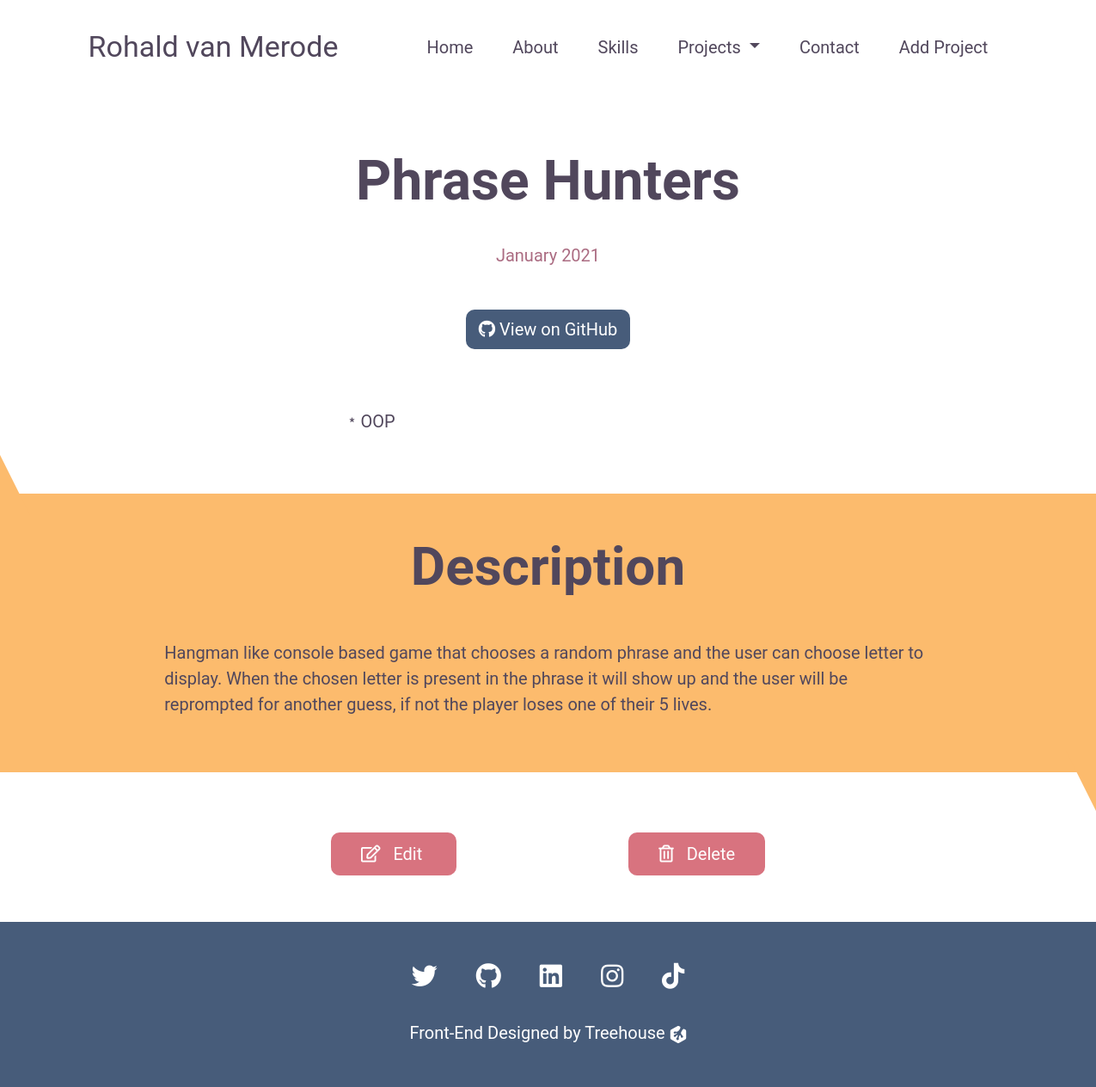
/projects/3, run on the app's committed database.
### models.py (models this page shows)
class Project(db.Model):
    id = db.Column(db.Integer, primary_key=True)
    title = db.Column('Title', db.String())
    completion_date = db.Column('Completion Date', db.DateTime)
    description = db.Column('Description', db.Text)
    skills = db.Column('Skills', db.String())
    github = db.Column('Github', db.String())
    screenshot = db.Column('Screenshot URL', db.String())

### app.py (the view)
@app.route('/projects/<id>')
def project(id):
    project = Project.query.get_or_404(id)
    date = project.completion_date.strftime('%B %Y')
    skills = project.skills.split(', ')
    return render_template('detail.html', project=project, date=date, skills=skills)

### templates/detail.html (shortened to what this page needs)
{% extends 'layout.html' %}
{% block content %}
    <section class="header">
        <h1>{{project.title}}</h1>
        <p>{{date}}</p>
        <a href="{{project.github}}" class="github-btn">
            <i class="fab fa-github"></i>
            View on GitHub
        </a>
        <ul class="project-skills">
            <div>
                {% for skill in skills %}
                <li>{{skill}}</li>
                {% endfor %}
            </div>
        </ul>
    </section>
    <section id="project-desc">
        <div id="triangle5"></div>
        <h2>Description</h2>
        <p>
            {{project.description}}
        </p>
        <div id="triangle6"></div>
    </section>
    <section id="edit-delete">
        <a href="{{ url_for('edit_project', id=project.id) }}">
            <i class="fas fa-edit"></i>
            Edit
        </a>
        <a href="{{ url_for('delete_project', id=project.id) }}">
            <i class="far fa-trash-alt"></i>
            Delete
        </a>
    </section>
    <section class="footer">
        <div class="socials">
            <a href="">
                <i class="fab fa-twitter"></i>
            </a>
            <a href="">
                <i class="fab fa-github"></i>
            </a>
            <a href="">
                <i class="fab fa-linkedin"></i>
            </a>
            <a href="">
                <i class="fab fa-instagram"></i>
            </a>
            <a href="">
                <i class="fab fa-tiktok"></i>
            </a>
        </div>
        <div class="treehouse">
            <p>
                Front-End Designed by
                <a href="https://teamtreehouse.com">
                    Treehouse
                </a>
            </p>
        </div>
    </section>
{% endblock %}

### static/styles.css (style rules this page uses)
:root { --primary-text: #51475c; --secondary-text: #ab6c82; --primary: #475c7a; --secondary: #fcbb6d; --accent: #d8737f; --white: #fff; }
* { font-family: 'Roboto', Arial, Helvetica, sans-serif; color: var(--primary-text); }
p, li, a { font-size: 20px; }
h2 { font-size: 30px; font-weight: bold; }
body { overflow-x: hidden; }
.header { margin-left: 5%; margin-right: 5%; margin-top: 5rem; text-align: center; }
.header h1 { font-size: 32px; font-weight: bold; }
.header p { font-size: 20px; color: var(--secondary-text); }
.header .github-btn { display: inline-block; margin-top: 2rem; margin-bottom: 4rem; }
.header .project-skills { list-style: none; text-align: left; margin: auto; line-height: 40px; max-width: 250px; margin-bottom: 4rem; }
.header .project-skills li { position: relative; }
.header .project-skills li::before { content: '\FE61'; position: absolute; left: -20px; }
.github-btn { border-radius: 10px; background-color: var(--primary); padding: 8px 15px; color: var(--white); text-decoration: none; }
.github-btn i { color: var(--white); }
.footer { background-color: var(--primary); text-align: center; padding-bottom: 2rem; }
.footer i, .footer p, .footer a { color: var(--white); text-decoration: none; }
.footer .socials { padding-top: 3rem; margin-bottom: 2rem; }
.footer .socials i { font-size: 30px; padding: 0 10px; }
.footer svg { height: 20px; width: 20px; }
#project-desc { background-color: var(--secondary); position: relative; text-align: center; padding-right: 5%; padding-left: 5%; }
#triangle5 { width: 0; height: 0; border-left: 50px solid transparent; border-right: 50px solid transparent; border-bottom: 100px solid var(--secondary); position: absolute; top: -75px; left: -65px; }
#project-desc h2 { padding-top: 3rem; margin-bottom: 3rem; }
#project-desc p { text-align: left; padding-bottom: 4rem; }
#triangle6 { width: 0; height: 0; border-left: 50px solid transparent; border-right: 50px solid transparent; border-top: 100px solid var(--secondary); position: absolute; bottom: -75px; right: -65px; }
#edit-delete { padding-top: 4rem; padding-bottom: 4rem; text-align: center; }
#edit-delete a { background-color: var(--accent); border-radius: 10px; color: var(--white); padding: 13px 35px; text-decoration: none; }
#edit-delete a:first-of-type { margin-right: 20px; }
#edit-delete a i { color: var(--white); margin-right: 10px; font-weight: normal; }
@media (min-width: 992px) { h2 { font-size: 62px; } }
@media (min-width: 992px) { .header h1 { font-size: 64px; margin-bottom: 2rem; } }
@media (min-width: 992px) { .footer .socials i { padding: 0 20px; } }
@media (min-width: 992px) { #project-desc { padding-right: 15%; padding-left: 15%; } }
@media (min-width: 1200px) { .header .project-skills { -webkit-column-count: 2; -moz-column-count: 2; column-count: 2; max-width: 500px; } }
@media (min-width: 1200px) { #edit-delete a:first-of-type { margin-right: 200px; } }

### data on the page
Project: title "Phrase Hunters", Skills "OOP", description "Hangman like console based game that chooses a random phrase and the user can choose letter to display. When the chosen letter is present in the phrase it will show up and the user will be reprompted for another guess, if not the player loses one of their 5 lives."

### other printed values
{{ date }} "January 2021"
